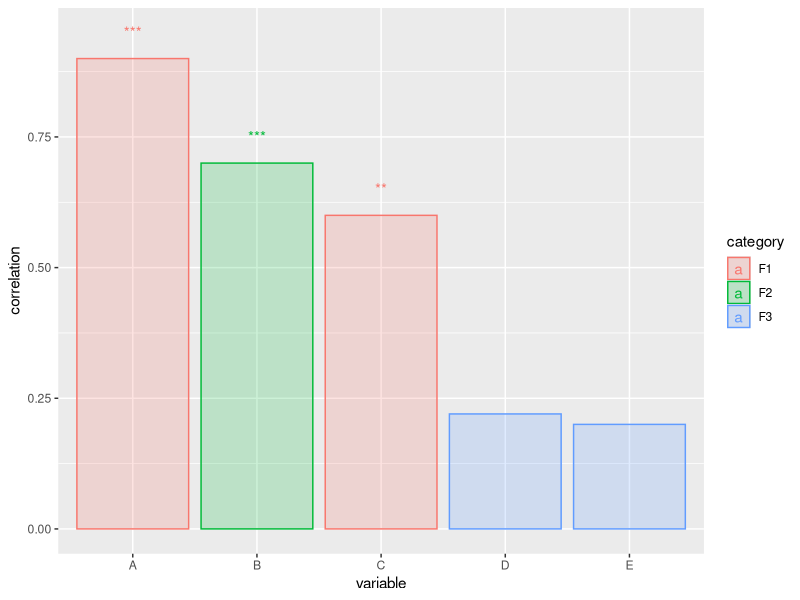

Recreate this plot in R.
## ---- chunk 1
library(tidyverse)
## ---- chunk 2
corr_data <- as_tibble(read.csv("data/correlation_experiment.csv"))
corr_data
## ---- chunk 3
TH = 0.05
corr_data |> 
  mutate(significance = ifelse(pvalue<=TH*1e-3, "***", ifelse(pvalue<=TH*1e-2,"**", ifelse(pvalue<=TH*1e-1,"*","")))) |>
  ggplot(aes(x=variable,y=correlation,color=category, label=significance)) + 
  geom_col(aes(fill=category),alpha=0.2) +
  geom_text(nudge_y=0.05)
